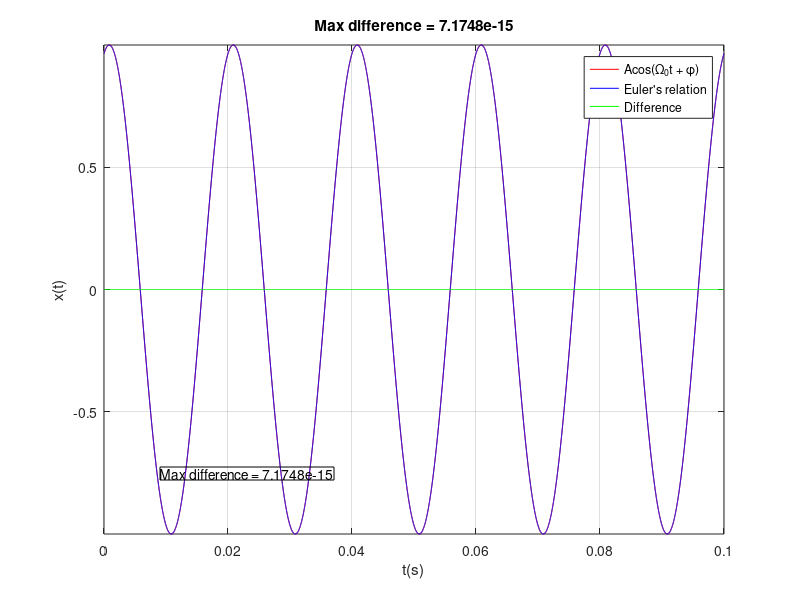

Recreate this plot in MATLAB.
clear all; close all; clc;

%% ZMIENNE %%
dt = 1e-5;
Tmax = 1e-1;
Tmin = 0;

F0 = 50;    %Hz
phi = 50;
A = 1;

%% OBLICZENIA %%
t = Tmin : dt : Tmax;
om0 = 2*pi*F0;

x = A.*cos(om0*t+phi);
x_euler = (A/2)*exp(1i*phi)*exp(1i*om0*t) + (A/2)*exp(-1i*phi)*exp(-1i*om0*t);
%% WYKRESY %%

figure
hold on
box on
grid on
axis tight

plot(t, x, '-r')
plot(t, x_euler, '-b')
plot(t, x_euler-x, '-g')

legend('Acos(\Omega_0t + \phi)', "Euler's relation", 'Difference')
title(['Max difference = ' num2str(max(x_euler-x))])
xlabel('t(s)')
ylabel('x(t)')
annotation('textbox',[.2 .2 .2 .2],'String',['Max difference = ' num2str(max(x_euler-x))],'FitBoxToText','on');

